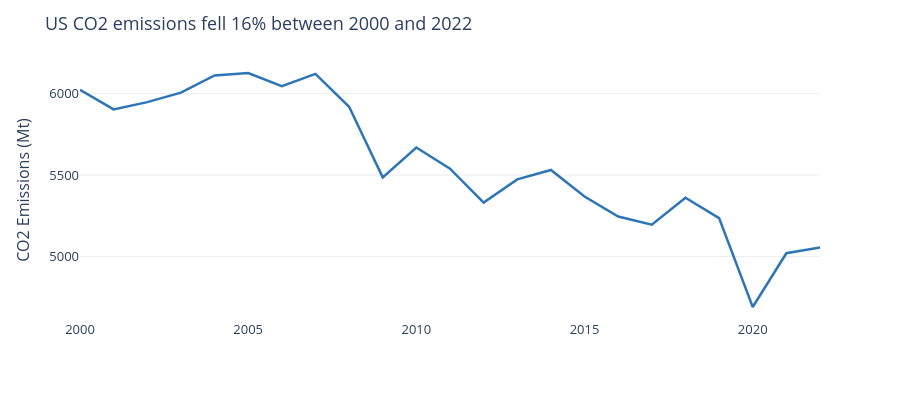

Here is the notebook cell this chart was saved with:
### Code cell
# AFTER: clutter removed
first, last = usa['Year'].min(), usa['Year'].max()
chg = (usa.loc[usa['Year'] == last, 'CO2_Mt'].values[0] / usa.loc[usa['Year'] == first, 'CO2_Mt'].values[0] - 1) * 100

fig = px.line(usa, x='Year', y='CO2_Mt',
              labels={'CO2_Mt': 'CO2 Emissions (Mt)', 'Year': ''},
              color_discrete_sequence=['#2E75B6'],
              template='plotly_white',      # Closure: no chart border needed
              markers=False,                # Connection: the line already links the points
              height=400)

fig.update_layout(
    title=f'US CO2 emissions fell {abs(chg):.0f}% between {first} and {last}',
    font=dict(size=13),
    yaxis=dict(gridcolor='#EEEEEE'),        # Continuity: light gridlines
    xaxis=dict(showgrid=False),
)
fig.update_traces(line=dict(width=2.5))
fig.show()

### Figure 1 — Plotly figure (JSON) as saved in the notebook; plotly's stock layout.template omitted (floating-point values rounded to 4 significant figures)
{"data": [{"hovertemplate": "=%{x}<br>CO2 Emissions (Mt)=%{y}<extra></extra>", "legendgroup": "", "line": {"color": "#2E75B6", "dash": "solid", "width": 2.5}, "marker": {"symbol": "circle"}, "mode": "lines", "name": "", "orientation": "v", "showlegend": false, "type": "scatter", "x": [2000, 2001, 2002, 2003, 2004, 2005, 2006, 2007, 2008, 2009, 2010, 2011, 2012, 2013, 2014, 2015, 2016, 2017, 2018, 2019, 2020, 2021, 2022], "xaxis": "x", "y": [6023.0, 5904.0, 5948.0, 6006.0, 6112.0, 6127.0, 6045.0, 6122.0, 5919.0, 5486.0, 5669.0, 5539.0, 5331.0, 5473.0, 5531.0, 5368.0, 5245.0, 5195.0, 5361.0, 5236.0, 4690.0, 5020.0, 5055.0], "yaxis": "y"}], "layout": {"font": {"size": 13}, "height": 400, "legend": {"tracegroupgap": 0}, "margin": {"t": 60}, "title": {"text": "US CO2 emissions fell 16% between 2000 and 2022"}, "xaxis": {"anchor": "y", "domain": [0, 1], "showgrid": false, "title": {"text": ""}}, "yaxis": {"anchor": "x", "domain": [0, 1], "gridcolor": "#EEEEEE", "title": {"text": "CO2 Emissions (Mt)"}}}}
